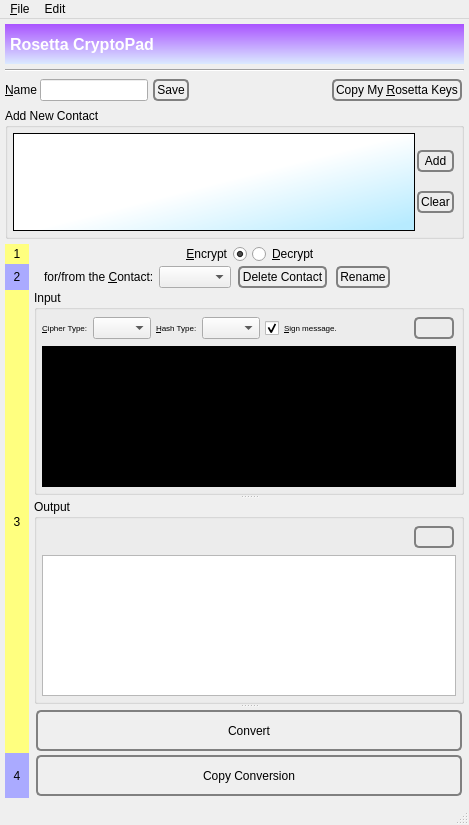
<?xml version="1.0" encoding="UTF-8"?>
<ui version="4.0">
 <class>spoton_rosetta</class>
 <widget class="QMainWindow" name="spoton_rosetta">
  <property name="geometry">
   <rect>
    <x>0</x>
    <y>0</y>
    <width>469</width>
    <height>825</height>
   </rect>
  </property>
  <property name="windowTitle">
   <string>GoldBug: Rosetta CryptoPad</string>
  </property>
  <property name="windowIcon">
   <iconset resource="../Icons/icons.qrc">
    <normaloff>:/nuvola/goldbug.png</normaloff>:/nuvola/goldbug.png</iconset>
  </property>
  <widget class="QWidget" name="centralwidget">
   <layout class="QVBoxLayout" name="verticalLayout_3">
    <property name="spacing">
     <number>5</number>
    </property>
    <property name="margin">
     <number>5</number>
    </property>
    <item>
     <widget class="QLabel" name="banderole_rosetta">
      <property name="minimumSize">
       <size>
        <width>0</width>
        <height>40</height>
       </size>
      </property>
      <property name="font">
       <font>
        <pointsize>12</pointsize>
        <weight>75</weight>
        <bold>true</bold>
       </font>
      </property>
      <property name="autoFillBackground">
       <bool>false</bool>
      </property>
      <property name="styleSheet">
       <string notr="true">background-color: qlineargradient(spread:reflect, x1:0.023, y1:0.988636, x2:0.028, y2:0.011, stop:0 rgba(218, 232, 255, 255), stop:1 rgba(170, 85, 255, 255));

color: rgb(255, 255, 255);


</string>
      </property>
      <property name="text">
       <string>Rosetta CryptoPad</string>
      </property>
      <property name="margin">
       <number>0</number>
      </property>
      <property name="indent">
       <number>5</number>
      </property>
     </widget>
    </item>
    <item>
     <widget class="Line" name="line">
      <property name="orientation">
       <enum>Qt::Horizontal</enum>
      </property>
     </widget>
    </item>
    <item>
     <layout class="QHBoxLayout" name="horizontalLayout_7">
      <property name="spacing">
       <number>3</number>
      </property>
      <item>
       <widget class="QLabel" name="label_4">
        <property name="text">
         <string>&amp;Name</string>
        </property>
        <property name="buddy">
         <cstring>name</cstring>
        </property>
       </widget>
      </item>
      <item>
       <widget class="QLineEdit" name="name">
        <property name="sizePolicy">
         <sizepolicy hsizetype="Preferred" vsizetype="Fixed">
          <horstretch>0</horstretch>
          <verstretch>0</verstretch>
         </sizepolicy>
        </property>
       </widget>
      </item>
      <item>
       <widget class="QPushButton" name="save">
        <property name="styleSheet">
         <string notr="true">QPushButton {
 border: 2px solid gray;
 background-color: qlineargradient(x1: 0, y1: 0, x2: 0, y2: 1,
                                   stop: 0 #E0E0E0, stop: 1 #FFFFFF);
 border-radius: 5px;
 margin: 2px;
 padding: 2px;
 }


QPushButton:hover { 
background-color: qlineargradient(x1: 0, y1: 0, x2: 0, y2: 1,
                                   stop: 0 rgb(254,229,172), stop: 1 #FFFFFF);
background-position: top center; }

QPushButton:pressed {
     background-color: darkgrey;
     border-style: inset;
 } </string>
        </property>
        <property name="text">
         <string>Save</string>
        </property>
       </widget>
      </item>
      <item>
       <spacer name="horizontalSpacer_7">
        <property name="orientation">
         <enum>Qt::Horizontal</enum>
        </property>
        <property name="sizeHint" stdset="0">
         <size>
          <width>10</width>
          <height>20</height>
         </size>
        </property>
       </spacer>
      </item>
      <item>
       <widget class="QPushButton" name="copy">
        <property name="styleSheet">
         <string notr="true">QPushButton {
 border: 2px solid gray;
 background-color: qlineargradient(x1: 0, y1: 0, x2: 0, y2: 1,
                                   stop: 0 #E0E0E0, stop: 1 #FFFFFF);
 border-radius: 5px;
 margin: 2px;
 padding: 2px;
 }


QPushButton:hover { 
background-color: qlineargradient(x1: 0, y1: 0, x2: 0, y2: 1,
                                   stop: 0 rgb(254,229,172), stop: 1 #FFFFFF);
background-position: top center; }

QPushButton:pressed {
     background-color: darkgrey;
     border-style: inset;
 } </string>
        </property>
        <property name="text">
         <string>Copy My &amp;Rosetta Keys</string>
        </property>
       </widget>
      </item>
     </layout>
    </item>
    <item>
     <widget class="QGroupBox" name="groupBox_3">
      <property name="title">
       <string>Add New Contact</string>
      </property>
      <layout class="QVBoxLayout" name="verticalLayout_4">
       <property name="spacing">
        <number>5</number>
       </property>
       <property name="margin">
        <number>5</number>
       </property>
       <item>
        <layout class="QHBoxLayout" name="horizontalLayout_3">
         <property name="spacing">
          <number>0</number>
         </property>
         <property name="topMargin">
          <number>0</number>
         </property>
         <item>
          <widget class="QTextEdit" name="newContact">
           <property name="styleSheet">
            <string notr="true">background-color: qlineargradient(spread:pad, x1:0.968, y1:0.932, x2:0.513, y2:0.5, stop:0 rgba(183, 235, 255, 255), stop:1 rgba(255, 255, 255, 255)); </string>
           </property>
           <property name="tabChangesFocus">
            <bool>true</bool>
           </property>
          </widget>
         </item>
         <item>
          <layout class="QHBoxLayout" name="horizontalLayout_8">
           <property name="spacing">
            <number>0</number>
           </property>
           <item>
            <layout class="QVBoxLayout" name="verticalLayout_5">
             <property name="spacing">
              <number>0</number>
             </property>
             <property name="topMargin">
              <number>0</number>
             </property>
             <property name="rightMargin">
              <number>0</number>
             </property>
             <item>
              <widget class="QPushButton" name="add">
               <property name="styleSheet">
                <string notr="true">QPushButton {
 border: 2px solid gray;
 background-color: qlineargradient(x1: 0, y1: 0, x2: 0, y2: 1,
                                   stop: 0 #E0E0E0, stop: 1 #FFFFFF);
 border-radius: 5px;
 margin: 2px;
 padding: 2px;
 }


QPushButton:hover { 
background-color: qlineargradient(x1: 0, y1: 0, x2: 0, y2: 1,
                                   stop: 0 rgb(254,229,172), stop: 1 #FFFFFF);
background-position: top center; }

QPushButton:pressed {
     background-color: darkgrey;
     border-style: inset;
 } </string>
               </property>
               <property name="text">
                <string>Add</string>
               </property>
               <property name="icon">
                <iconset resource="../Icons/icons.qrc">
                 <normaloff>:/nuvola/add.png</normaloff>:/nuvola/add.png</iconset>
               </property>
              </widget>
             </item>
             <item>
              <widget class="QPushButton" name="clearContact">
               <property name="styleSheet">
                <string notr="true">QPushButton {
 border: 2px solid gray;
 background-color: qlineargradient(x1: 0, y1: 0, x2: 0, y2: 1,
                                   stop: 0 #E0E0E0, stop: 1 #FFFFFF);
 border-radius: 5px;
 margin: 2px;
 padding: 2px;
 }


QPushButton:hover { 
background-color: qlineargradient(x1: 0, y1: 0, x2: 0, y2: 1,
                                   stop: 0 rgb(254,229,172), stop: 1 #FFFFFF);
background-position: top center; }

QPushButton:pressed {
     background-color: darkgrey;
     border-style: inset;
 } </string>
               </property>
               <property name="text">
                <string>Clear</string>
               </property>
               <property name="icon">
                <iconset resource="../Icons/icons.qrc">
                 <normaloff>:/nuvola/empty-trash.png</normaloff>:/nuvola/empty-trash.png</iconset>
               </property>
              </widget>
             </item>
            </layout>
           </item>
          </layout>
         </item>
        </layout>
       </item>
      </layout>
     </widget>
    </item>
    <item>
     <layout class="QFormLayout" name="formLayout">
      <property name="fieldGrowthPolicy">
       <enum>QFormLayout::AllNonFixedFieldsGrow</enum>
      </property>
      <property name="verticalSpacing">
       <number>0</number>
      </property>
      <property name="topMargin">
       <number>0</number>
      </property>
      <item row="0" column="0">
       <widget class="QLabel" name="label_6">
        <property name="sizePolicy">
         <sizepolicy hsizetype="Expanding" vsizetype="Expanding">
          <horstretch>0</horstretch>
          <verstretch>0</verstretch>
         </sizepolicy>
        </property>
        <property name="minimumSize">
         <size>
          <width>24</width>
          <height>0</height>
         </size>
        </property>
        <property name="styleSheet">
         <string notr="true">background-color: rgb(255, 255, 127);</string>
        </property>
        <property name="text">
         <string>1</string>
        </property>
        <property name="alignment">
         <set>Qt::AlignCenter</set>
        </property>
       </widget>
      </item>
      <item row="0" column="1">
       <layout class="QHBoxLayout" name="horizontalLayout_5">
        <property name="spacing">
         <number>5</number>
        </property>
        <item>
         <widget class="QRadioButton" name="encrypt">
          <property name="layoutDirection">
           <enum>Qt::RightToLeft</enum>
          </property>
          <property name="text">
           <string>&amp;Encrypt</string>
          </property>
          <property name="checked">
           <bool>true</bool>
          </property>
         </widget>
        </item>
        <item>
         <widget class="QRadioButton" name="decrypt">
          <property name="text">
           <string>&amp;Decrypt</string>
          </property>
         </widget>
        </item>
       </layout>
      </item>
      <item row="3" column="0">
       <widget class="QLabel" name="label_5">
        <property name="sizePolicy">
         <sizepolicy hsizetype="Expanding" vsizetype="Expanding">
          <horstretch>0</horstretch>
          <verstretch>0</verstretch>
         </sizepolicy>
        </property>
        <property name="minimumSize">
         <size>
          <width>24</width>
          <height>0</height>
         </size>
        </property>
        <property name="styleSheet">
         <string notr="true">background-color: rgb(170, 170, 255);</string>
        </property>
        <property name="text">
         <string>4</string>
        </property>
        <property name="alignment">
         <set>Qt::AlignCenter</set>
        </property>
       </widget>
      </item>
      <item row="1" column="0">
       <widget class="QLabel" name="label_7">
        <property name="sizePolicy">
         <sizepolicy hsizetype="Expanding" vsizetype="Expanding">
          <horstretch>0</horstretch>
          <verstretch>0</verstretch>
         </sizepolicy>
        </property>
        <property name="minimumSize">
         <size>
          <width>24</width>
          <height>0</height>
         </size>
        </property>
        <property name="styleSheet">
         <string notr="true">background-color: rgb(170, 170, 255);</string>
        </property>
        <property name="text">
         <string>2</string>
        </property>
        <property name="alignment">
         <set>Qt::AlignCenter</set>
        </property>
       </widget>
      </item>
      <item row="2" column="0">
       <widget class="QLabel" name="label_8">
        <property name="sizePolicy">
         <sizepolicy hsizetype="Expanding" vsizetype="Expanding">
          <horstretch>0</horstretch>
          <verstretch>0</verstretch>
         </sizepolicy>
        </property>
        <property name="minimumSize">
         <size>
          <width>24</width>
          <height>0</height>
         </size>
        </property>
        <property name="styleSheet">
         <string notr="true">background-color: rgb(255, 255, 127);</string>
        </property>
        <property name="text">
         <string>3</string>
        </property>
        <property name="alignment">
         <set>Qt::AlignCenter</set>
        </property>
       </widget>
      </item>
      <item row="1" column="1">
       <layout class="QHBoxLayout" name="horizontalLayout">
        <property name="spacing">
         <number>5</number>
        </property>
        <property name="leftMargin">
         <number>10</number>
        </property>
        <item>
         <widget class="QLabel" name="label">
          <property name="text">
           <string>for/from the &amp;Contact:</string>
          </property>
          <property name="buddy">
           <cstring>contacts</cstring>
          </property>
         </widget>
        </item>
        <item>
         <widget class="QComboBox" name="contacts">
          <property name="sizeAdjustPolicy">
           <enum>QComboBox::AdjustToContents</enum>
          </property>
         </widget>
        </item>
        <item>
         <widget class="QPushButton" name="deleteContact">
          <property name="styleSheet">
           <string notr="true">QPushButton {
 border: 2px solid gray;
 background-color: qlineargradient(x1: 0, y1: 0, x2: 0, y2: 1,
                                   stop: 0 #E0E0E0, stop: 1 #FFFFFF);
 border-radius: 5px;
 margin: 2px;
 padding: 2px;
 }


QPushButton:hover { 
background-color: qlineargradient(x1: 0, y1: 0, x2: 0, y2: 1,
                                   stop: 0 rgb(254,229,172), stop: 1 #FFFFFF);
background-position: top center; }

QPushButton:pressed {
     background-color: darkgrey;
     border-style: inset;
 } </string>
          </property>
          <property name="text">
           <string>Delete Contact</string>
          </property>
         </widget>
        </item>
        <item>
         <widget class="QPushButton" name="rename">
          <property name="styleSheet">
           <string notr="true">QPushButton {
 border: 2px solid gray;
 background-color: qlineargradient(x1: 0, y1: 0, x2: 0, y2: 1,
                                   stop: 0 #E0E0E0, stop: 1 #FFFFFF);
 border-radius: 5px;
 margin: 2px;
 padding: 2px;
 }


QPushButton:hover { 
background-color: qlineargradient(x1: 0, y1: 0, x2: 0, y2: 1,
                                   stop: 0 rgb(254,229,172), stop: 1 #FFFFFF);
background-position: top center; }

QPushButton:pressed {
     background-color: darkgrey;
     border-style: inset;
 } </string>
          </property>
          <property name="text">
           <string>Rename</string>
          </property>
         </widget>
        </item>
        <item>
         <spacer name="horizontalSpacer">
          <property name="orientation">
           <enum>Qt::Horizontal</enum>
          </property>
          <property name="sizeHint" stdset="0">
           <size>
            <width>10</width>
            <height>20</height>
           </size>
          </property>
         </spacer>
        </item>
       </layout>
      </item>
      <item row="2" column="1">
       <widget class="QSplitter" name="splitter">
        <property name="orientation">
         <enum>Qt::Vertical</enum>
        </property>
        <property name="childrenCollapsible">
         <bool>false</bool>
        </property>
        <widget class="QGroupBox" name="groupBox">
         <property name="title">
          <string>Input</string>
         </property>
         <layout class="QVBoxLayout" name="verticalLayout_2">
          <property name="spacing">
           <number>5</number>
          </property>
          <property name="margin">
           <number>5</number>
          </property>
          <item>
           <layout class="QHBoxLayout" name="horizontalLayout_2">
            <property name="spacing">
             <number>5</number>
            </property>
            <item>
             <widget class="QLabel" name="label_2">
              <property name="font">
               <font>
                <pointsize>6</pointsize>
               </font>
              </property>
              <property name="text">
               <string>&amp;Cipher Type:</string>
              </property>
              <property name="buddy">
               <cstring>cipher</cstring>
              </property>
             </widget>
            </item>
            <item>
             <widget class="QComboBox" name="cipher">
              <property name="font">
               <font>
                <pointsize>6</pointsize>
               </font>
              </property>
              <property name="sizeAdjustPolicy">
               <enum>QComboBox::AdjustToContents</enum>
              </property>
             </widget>
            </item>
            <item>
             <widget class="QLabel" name="label_3">
              <property name="font">
               <font>
                <pointsize>6</pointsize>
               </font>
              </property>
              <property name="text">
               <string>&amp;Hash Type:</string>
              </property>
              <property name="buddy">
               <cstring>hash</cstring>
              </property>
             </widget>
            </item>
            <item>
             <widget class="QComboBox" name="hash">
              <property name="font">
               <font>
                <pointsize>6</pointsize>
               </font>
              </property>
              <property name="sizeAdjustPolicy">
               <enum>QComboBox::AdjustToContents</enum>
              </property>
             </widget>
            </item>
            <item>
             <widget class="QCheckBox" name="sign">
              <property name="font">
               <font>
                <pointsize>6</pointsize>
               </font>
              </property>
              <property name="text">
               <string>&amp;Sign message.</string>
              </property>
              <property name="checked">
               <bool>true</bool>
              </property>
             </widget>
            </item>
            <item>
             <spacer name="horizontalSpacer_2">
              <property name="orientation">
               <enum>Qt::Horizontal</enum>
              </property>
              <property name="sizeHint" stdset="0">
               <size>
                <width>40</width>
                <height>20</height>
               </size>
              </property>
             </spacer>
            </item>
            <item>
             <widget class="QPushButton" name="clearInput">
              <property name="styleSheet">
               <string notr="true">QPushButton {
 border: 2px solid gray;
 background-color: qlineargradient(x1: 0, y1: 0, x2: 0, y2: 1,
                                   stop: 0 #E0E0E0, stop: 1 #FFFFFF);
 border-radius: 5px;
 margin: 2px;
 padding: 2px;
 }


QPushButton:hover { 
background-color: qlineargradient(x1: 0, y1: 0, x2: 0, y2: 1,
                                   stop: 0 rgb(254,229,172), stop: 1 #FFFFFF);
background-position: top center; }

QPushButton:pressed {
     background-color: darkgrey;
     border-style: inset;
 } </string>
              </property>
              <property name="text">
               <string/>
              </property>
              <property name="icon">
               <iconset resource="../Icons/icons.qrc">
                <normaloff>:/nuvola/empty-trash.png</normaloff>:/nuvola/empty-trash.png</iconset>
              </property>
             </widget>
            </item>
           </layout>
          </item>
          <item>
           <widget class="QTextEdit" name="input">
            <property name="styleSheet">
             <string notr="true">background-color: rgb(0, 0, 0);
color: rgb(255, 255, 255);</string>
            </property>
            <property name="tabChangesFocus">
             <bool>true</bool>
            </property>
           </widget>
          </item>
         </layout>
        </widget>
        <widget class="QGroupBox" name="groupBox_2">
         <property name="title">
          <string>Output</string>
         </property>
         <layout class="QVBoxLayout" name="verticalLayout">
          <property name="spacing">
           <number>5</number>
          </property>
          <property name="margin">
           <number>5</number>
          </property>
          <item>
           <layout class="QHBoxLayout" name="horizontalLayout_4">
            <property name="spacing">
             <number>5</number>
            </property>
            <item>
             <spacer name="horizontalSpacer_4">
              <property name="orientation">
               <enum>Qt::Horizontal</enum>
              </property>
              <property name="sizeHint" stdset="0">
               <size>
                <width>10</width>
                <height>20</height>
               </size>
              </property>
             </spacer>
            </item>
            <item>
             <widget class="QPushButton" name="clearOutput">
              <property name="styleSheet">
               <string notr="true">QPushButton {
 border: 2px solid gray;
 background-color: qlineargradient(x1: 0, y1: 0, x2: 0, y2: 1,
                                   stop: 0 #E0E0E0, stop: 1 #FFFFFF);
 border-radius: 5px;
 margin: 2px;
 padding: 2px;
 }


QPushButton:hover { 
background-color: qlineargradient(x1: 0, y1: 0, x2: 0, y2: 1,
                                   stop: 0 rgb(254,229,172), stop: 1 #FFFFFF);
background-position: top center; }

QPushButton:pressed {
     background-color: darkgrey;
     border-style: inset;
 } </string>
              </property>
              <property name="text">
               <string/>
              </property>
              <property name="icon">
               <iconset resource="../Icons/icons.qrc">
                <normaloff>:/nuvola/empty-trash.png</normaloff>:/nuvola/empty-trash.png</iconset>
              </property>
             </widget>
            </item>
           </layout>
          </item>
          <item>
           <widget class="QTextBrowser" name="output">
            <property name="styleSheet">
             <string notr="true"/>
            </property>
            <property name="tabChangesFocus">
             <bool>true</bool>
            </property>
           </widget>
          </item>
         </layout>
        </widget>
        <widget class="QWidget" name="layoutWidget">
         <layout class="QHBoxLayout" name="horizontalLayout_6">
          <property name="spacing">
           <number>5</number>
          </property>
          <item>
           <widget class="QPushButton" name="convert">
            <property name="minimumSize">
             <size>
              <width>0</width>
              <height>45</height>
             </size>
            </property>
            <property name="styleSheet">
             <string notr="true">QPushButton {
 border: 2px solid gray;
 background-color: qlineargradient(x1: 0, y1: 0, x2: 0, y2: 1,
                                   stop: 0 #E0E0E0, stop: 1 #FFFFFF);
 border-radius: 5px;
 margin: 2px;
 padding: 2px;
 }


QPushButton:hover { 
background-color: qlineargradient(x1: 0, y1: 0, x2: 0, y2: 1,
                                   stop: 0 rgb(254,229,172), stop: 1 #FFFFFF);
background-position: top center; }

QPushButton:pressed {
     background-color: darkgrey;
     border-style: inset;
 } </string>
            </property>
            <property name="text">
             <string>Convert</string>
            </property>
            <property name="icon">
             <iconset resource="../Icons/icons.qrc">
              <normaloff>:/nuvola/refresh.png</normaloff>:/nuvola/refresh.png</iconset>
            </property>
           </widget>
          </item>
         </layout>
        </widget>
       </widget>
      </item>
      <item row="3" column="1">
       <widget class="QPushButton" name="copyConverted">
        <property name="minimumSize">
         <size>
          <width>0</width>
          <height>45</height>
         </size>
        </property>
        <property name="styleSheet">
         <string notr="true">QPushButton {
 border: 2px solid gray;
 background-color: qlineargradient(x1: 0, y1: 0, x2: 0, y2: 1,
                                   stop: 0 #E0E0E0, stop: 1 #FFFFFF);
 border-radius: 5px;
 margin: 2px;
 padding: 2px;
 }


QPushButton:hover { 
background-color: qlineargradient(x1: 0, y1: 0, x2: 0, y2: 1,
                                   stop: 0 rgb(254,229,172), stop: 1 #FFFFFF);
background-position: top center; }

QPushButton:pressed {
     background-color: darkgrey;
     border-style: inset;
 } </string>
        </property>
        <property name="text">
         <string>Copy Conversion</string>
        </property>
        <property name="icon">
         <iconset resource="../Icons/icons.qrc">
          <normaloff>:/nuvola/copy.png</normaloff>:/nuvola/copy.png</iconset>
        </property>
       </widget>
      </item>
     </layout>
    </item>
   </layout>
  </widget>
  <widget class="QMenuBar" name="menubar">
   <property name="geometry">
    <rect>
     <x>0</x>
     <y>0</y>
     <width>469</width>
     <height>24</height>
    </rect>
   </property>
   <widget class="QMenu" name="menu_File">
    <property name="title">
     <string>&amp;File</string>
    </property>
    <addaction name="action_Close"/>
   </widget>
   <widget class="QMenu" name="menuEdit">
    <property name="title">
     <string>Edit</string>
    </property>
    <addaction name="action_Copy"/>
    <addaction name="action_Paste"/>
   </widget>
   <addaction name="menu_File"/>
   <addaction name="menuEdit"/>
  </widget>
  <widget class="QStatusBar" name="statusbar"/>
  <action name="action_Close">
   <property name="text">
    <string>&amp;Close</string>
   </property>
  </action>
  <action name="action_Empty_Log">
   <property name="text">
    <string>&amp;Empty Log</string>
   </property>
  </action>
  <action name="actionEnable_Log">
   <property name="checkable">
    <bool>true</bool>
   </property>
   <property name="text">
    <string>E&amp;nable Log</string>
   </property>
  </action>
  <action name="action_Copy">
   <property name="text">
    <string>Copy</string>
   </property>
  </action>
  <action name="action_Paste">
   <property name="text">
    <string>Past</string>
   </property>
  </action>
 </widget>
 <tabstops>
  <tabstop>name</tabstop>
  <tabstop>save</tabstop>
  <tabstop>copy</tabstop>
  <tabstop>newContact</tabstop>
  <tabstop>add</tabstop>
  <tabstop>clearContact</tabstop>
  <tabstop>encrypt</tabstop>
  <tabstop>decrypt</tabstop>
  <tabstop>contacts</tabstop>
  <tabstop>deleteContact</tabstop>
  <tabstop>rename</tabstop>
  <tabstop>cipher</tabstop>
  <tabstop>hash</tabstop>
  <tabstop>sign</tabstop>
  <tabstop>clearInput</tabstop>
  <tabstop>input</tabstop>
  <tabstop>clearOutput</tabstop>
  <tabstop>output</tabstop>
  <tabstop>convert</tabstop>
  <tabstop>copyConverted</tabstop>
 </tabstops>
 <resources>
  <include location="../Icons/icons.qrc"/>
 </resources>
 <connections/>
</ui>
